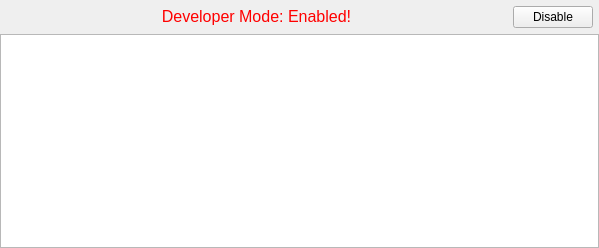
<?xml version="1.0" encoding="UTF-8"?>
<ui version="4.0">
 <class>DeveloperModeHistoryWidget</class>
 <widget class="QWidget" name="DeveloperModeHistoryWidget">
  <property name="geometry">
   <rect>
    <x>0</x>
    <y>0</y>
    <width>599</width>
    <height>248</height>
   </rect>
  </property>
  <property name="sizePolicy">
   <sizepolicy hsizetype="Preferred" vsizetype="Minimum">
    <horstretch>0</horstretch>
    <verstretch>0</verstretch>
   </sizepolicy>
  </property>
  <layout class="QVBoxLayout" name="verticalLayout">
   <property name="leftMargin">
    <number>0</number>
   </property>
   <property name="topMargin">
    <number>6</number>
   </property>
   <property name="rightMargin">
    <number>0</number>
   </property>
   <property name="bottomMargin">
    <number>0</number>
   </property>
   <item>
    <layout class="QHBoxLayout" name="horizontalLayout">
     <property name="leftMargin">
      <number>6</number>
     </property>
     <property name="rightMargin">
      <number>6</number>
     </property>
     <item>
      <widget class="governikus::DescriptionLabel" name="label">
       <property name="sizePolicy">
        <sizepolicy hsizetype="MinimumExpanding" vsizetype="Preferred">
         <horstretch>0</horstretch>
         <verstretch>0</verstretch>
        </sizepolicy>
       </property>
       <property name="focusPolicy">
        <enum>Qt::TabFocus</enum>
       </property>
       <property name="text">
        <string>&lt;html&gt;&lt;head/&gt;&lt;body&gt;&lt;p align=&quot;center&quot;&gt;&lt;span style=&quot; font-size:12pt; color:#ff0000;&quot;&gt;Developer Mode: Enabled!&lt;/span&gt;&lt;/p&gt;&lt;/body&gt;&lt;/html&gt;</string>
       </property>
       <property name="wordWrap">
        <bool>true</bool>
       </property>
      </widget>
     </item>
     <item>
      <widget class="QPushButton" name="btnDisableDeveloperMode">
       <property name="text">
        <string>Disable</string>
       </property>
      </widget>
     </item>
    </layout>
   </item>
   <item>
    <widget class="QPlainTextEdit" name="plainTextEdit">
     <property name="sizePolicy">
      <sizepolicy hsizetype="Expanding" vsizetype="Minimum">
       <horstretch>0</horstretch>
       <verstretch>0</verstretch>
      </sizepolicy>
     </property>
     <property name="lineWrapMode">
      <enum>QPlainTextEdit::NoWrap</enum>
     </property>
     <property name="readOnly">
      <bool>true</bool>
     </property>
    </widget>
   </item>
  </layout>
 </widget>
 <customwidgets>
  <customwidget>
   <class>governikus::DescriptionLabel</class>
   <extends>QLabel</extends>
   <header>generic/DescriptionLabel.h</header>
   <container>1</container>
  </customwidget>
 </customwidgets>
 <resources/>
 <connections/>
</ui>
